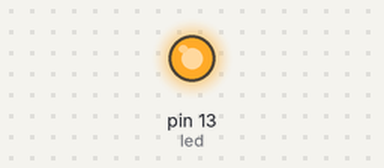
Simulated run of this sketch. Board: Arduino Uno, built with avr-gcc and run on an emulated ATmega328P. Shown: output pins drawn as LEDs (lit = HIGH).

Above: at 0.1 s.
Timing chart, 0 to 1.6 s (numbered marks = the images above):
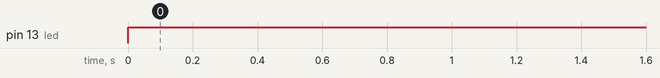

Measured:
- by itself, pin 13 (led): LOW → HIGH at 0.00 s

The sketch:

SEP19.ino
```cpp
int led = 13;
int sensor = A0;
void setup() {
  pinMode(led, OUTPUT);
}
void loop() {
  int sensorValue = analogRead(sensor);
  int val = 10 * sensorValue / 255;
  digitalWrite(led, HIGH);
  delay(10 - val);
  digitalWrite(led, LOW);
  delay(val);
}
```
